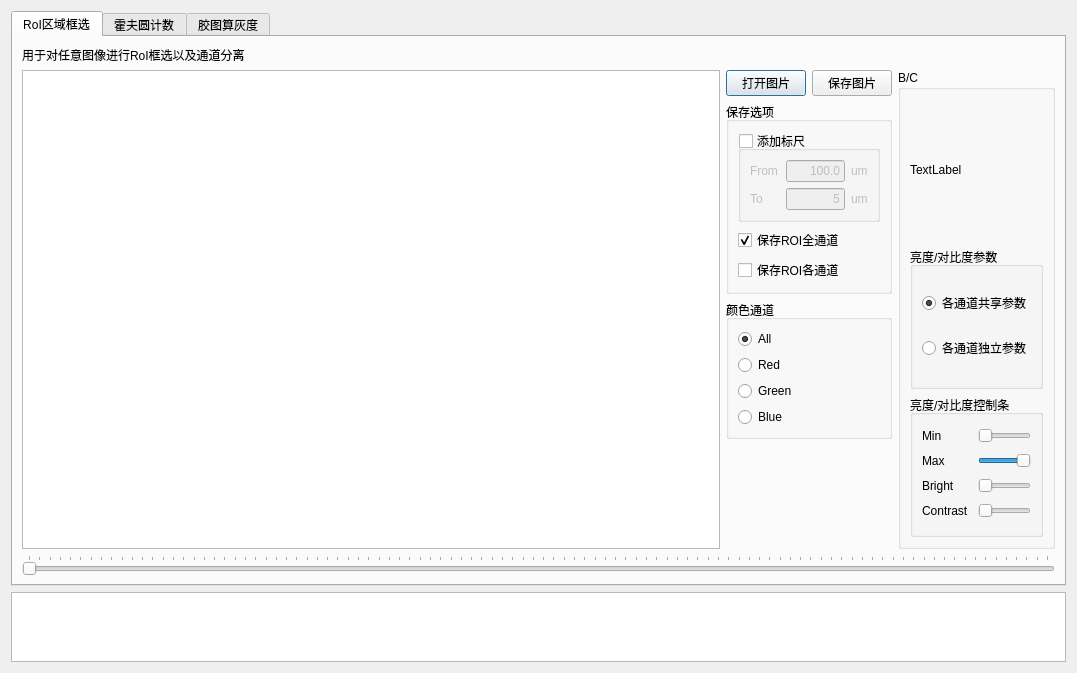
<?xml version="1.0" encoding="UTF-8"?>
<ui version="4.0">
 <class>Dialog</class>
 <widget class="QDialog" name="Dialog">
  <property name="geometry">
   <rect>
    <x>0</x>
    <y>0</y>
    <width>1077</width>
    <height>673</height>
   </rect>
  </property>
  <property name="sizePolicy">
   <sizepolicy hsizetype="Fixed" vsizetype="Fixed">
    <horstretch>0</horstretch>
    <verstretch>0</verstretch>
   </sizepolicy>
  </property>
  <property name="windowTitle">
   <string>Wen Wenyu and Her Fathers 2.0</string>
  </property>
  <layout class="QVBoxLayout" name="verticalLayout_4" stretch="10,1">
   <item>
    <widget class="QTabWidget" name="controlTabWidget">
     <property name="currentIndex">
      <number>0</number>
     </property>
     <widget class="RoI" name="tab1">
      <attribute name="title">
       <string>RoI区域框选</string>
      </attribute>
      <layout class="QVBoxLayout" name="verticalLayout_7">
       <item>
        <widget class="QLabel" name="label">
         <property name="text">
          <string>用于对任意图像进行RoI框选以及通道分离</string>
         </property>
        </widget>
       </item>
       <item>
        <layout class="QHBoxLayout" name="horizontalLayout_3" stretch="100,1,1">
         <item>
          <widget class="MyGraphicsView" name="tab1GV">
           <property name="verticalScrollBarPolicy">
            <enum>Qt::ScrollBarAlwaysOff</enum>
           </property>
           <property name="horizontalScrollBarPolicy">
            <enum>Qt::ScrollBarAlwaysOff</enum>
           </property>
          </widget>
         </item>
         <item>
          <layout class="QVBoxLayout" name="verticalLayout_3">
           <item>
            <layout class="QHBoxLayout" name="horizontalLayout">
             <item>
              <spacer name="horizontalSpacer_5">
               <property name="orientation">
                <enum>Qt::Horizontal</enum>
               </property>
               <property name="sizeHint" stdset="0">
                <size>
                 <width>40</width>
                 <height>20</height>
                </size>
               </property>
              </spacer>
             </item>
             <item>
              <widget class="QPushButton" name="tab1OpenImgButton">
               <property name="text">
                <string>打开图片</string>
               </property>
              </widget>
             </item>
             <item>
              <spacer name="horizontalSpacer_2">
               <property name="orientation">
                <enum>Qt::Horizontal</enum>
               </property>
               <property name="sizeHint" stdset="0">
                <size>
                 <width>40</width>
                 <height>20</height>
                </size>
               </property>
              </spacer>
             </item>
             <item>
              <widget class="QPushButton" name="tab1SaveButton">
               <property name="text">
                <string>保存图片</string>
               </property>
              </widget>
             </item>
             <item>
              <spacer name="horizontalSpacer_14">
               <property name="orientation">
                <enum>Qt::Horizontal</enum>
               </property>
               <property name="sizeHint" stdset="0">
                <size>
                 <width>40</width>
                 <height>20</height>
                </size>
               </property>
              </spacer>
             </item>
            </layout>
           </item>
           <item>
            <widget class="QGroupBox" name="groupBox">
             <property name="title">
              <string>保存选项</string>
             </property>
             <layout class="QVBoxLayout" name="verticalLayout_10">
              <item>
               <widget class="QGroupBox" name="tab1AddLineCheck">
                <property name="title">
                 <string>添加标尺</string>
                </property>
                <property name="checkable">
                 <bool>true</bool>
                </property>
                <property name="checked">
                 <bool>false</bool>
                </property>
                <layout class="QVBoxLayout" name="verticalLayout_8">
                 <item>
                  <layout class="QHBoxLayout" name="horizontalLayout_4">
                   <item>
                    <widget class="QLabel" name="label_3">
                     <property name="minimumSize">
                      <size>
                       <width>30</width>
                       <height>0</height>
                      </size>
                     </property>
                     <property name="text">
                      <string>From</string>
                     </property>
                    </widget>
                   </item>
                   <item>
                    <widget class="QLineEdit" name="from_edit">
                     <property name="text">
                      <string>100.0</string>
                     </property>
                     <property name="alignment">
                      <set>Qt::AlignRight|Qt::AlignTrailing|Qt::AlignVCenter</set>
                     </property>
                    </widget>
                   </item>
                   <item>
                    <widget class="QLabel" name="label_5">
                     <property name="text">
                      <string>um</string>
                     </property>
                    </widget>
                   </item>
                  </layout>
                 </item>
                 <item>
                  <layout class="QHBoxLayout" name="horizontalLayout_5">
                   <item>
                    <widget class="QLabel" name="label_4">
                     <property name="minimumSize">
                      <size>
                       <width>30</width>
                       <height>0</height>
                      </size>
                     </property>
                     <property name="text">
                      <string>To</string>
                     </property>
                    </widget>
                   </item>
                   <item>
                    <widget class="QLineEdit" name="to_edit">
                     <property name="text">
                      <string>5</string>
                     </property>
                     <property name="alignment">
                      <set>Qt::AlignRight|Qt::AlignTrailing|Qt::AlignVCenter</set>
                     </property>
                    </widget>
                   </item>
                   <item>
                    <widget class="QLabel" name="label_6">
                     <property name="text">
                      <string>um</string>
                     </property>
                    </widget>
                   </item>
                  </layout>
                 </item>
                </layout>
               </widget>
              </item>
              <item>
               <widget class="QCheckBox" name="tab1SaveAllCheckBox">
                <property name="text">
                 <string>保存ROI全通道</string>
                </property>
                <property name="checked">
                 <bool>true</bool>
                </property>
               </widget>
              </item>
              <item>
               <widget class="QCheckBox" name="tab1SaveEachCheckBox">
                <property name="text">
                 <string>保存ROI各通道</string>
                </property>
               </widget>
              </item>
             </layout>
            </widget>
           </item>
           <item>
            <widget class="QGroupBox" name="tab1ChannelGroup">
             <property name="title">
              <string>颜色通道</string>
             </property>
             <layout class="QVBoxLayout" name="verticalLayout_11">
              <item>
               <widget class="QRadioButton" name="radioButton">
                <property name="text">
                 <string>All</string>
                </property>
                <property name="checked">
                 <bool>true</bool>
                </property>
               </widget>
              </item>
              <item>
               <widget class="QRadioButton" name="radioButton_4">
                <property name="text">
                 <string>Red</string>
                </property>
               </widget>
              </item>
              <item>
               <widget class="QRadioButton" name="radioButton_3">
                <property name="text">
                 <string>Green</string>
                </property>
               </widget>
              </item>
              <item>
               <widget class="QRadioButton" name="radioButton_2">
                <property name="text">
                 <string>Blue</string>
                </property>
               </widget>
              </item>
             </layout>
            </widget>
           </item>
           <item>
            <spacer name="verticalSpacer">
             <property name="orientation">
              <enum>Qt::Vertical</enum>
             </property>
             <property name="sizeHint" stdset="0">
              <size>
               <width>0</width>
               <height>0</height>
              </size>
             </property>
            </spacer>
           </item>
          </layout>
         </item>
         <item>
          <widget class="QGroupBox" name="groupBox_2">
           <property name="title">
            <string>B/C</string>
           </property>
           <layout class="QVBoxLayout" name="verticalLayout_9">
            <item>
             <widget class="QLabel" name="tab1Hist">
              <property name="text">
               <string>TextLabel</string>
              </property>
             </widget>
            </item>
            <item>
             <widget class="QGroupBox" name="tab1ParaGroup">
              <property name="title">
               <string>亮度/对比度参数</string>
              </property>
              <layout class="QVBoxLayout" name="verticalLayout">
               <item>
                <widget class="QRadioButton" name="radioButton_5">
                 <property name="text">
                  <string>各通道共享参数</string>
                 </property>
                 <property name="checked">
                  <bool>true</bool>
                 </property>
                </widget>
               </item>
               <item>
                <widget class="QRadioButton" name="radioButton_6">
                 <property name="text">
                  <string>各通道独立参数</string>
                 </property>
                </widget>
               </item>
              </layout>
             </widget>
            </item>
            <item>
             <widget class="QGroupBox" name="tab1BCBar">
              <property name="title">
               <string>亮度/对比度控制条</string>
              </property>
              <layout class="QVBoxLayout" name="verticalLayout_6">
               <item>
                <layout class="QHBoxLayout" name="horizontalLayout_8">
                 <item>
                  <widget class="QLabel" name="label_8">
                   <property name="minimumSize">
                    <size>
                     <width>50</width>
                     <height>0</height>
                    </size>
                   </property>
                   <property name="text">
                    <string>Min</string>
                   </property>
                   <property name="buddy">
                    <cstring>tab1SliderMin</cstring>
                   </property>
                  </widget>
                 </item>
                 <item>
                  <widget class="QSlider" name="tab1SliderMin">
                   <property name="maximum">
                    <number>255</number>
                   </property>
                   <property name="orientation">
                    <enum>Qt::Horizontal</enum>
                   </property>
                  </widget>
                 </item>
                </layout>
               </item>
               <item>
                <layout class="QHBoxLayout" name="horizontalLayout_9">
                 <item>
                  <widget class="QLabel" name="label_9">
                   <property name="minimumSize">
                    <size>
                     <width>50</width>
                     <height>0</height>
                    </size>
                   </property>
                   <property name="text">
                    <string>Max</string>
                   </property>
                   <property name="buddy">
                    <cstring>tab1SliderMax</cstring>
                   </property>
                  </widget>
                 </item>
                 <item>
                  <widget class="QSlider" name="tab1SliderMax">
                   <property name="maximum">
                    <number>255</number>
                   </property>
                   <property name="value">
                    <number>255</number>
                   </property>
                   <property name="orientation">
                    <enum>Qt::Horizontal</enum>
                   </property>
                  </widget>
                 </item>
                </layout>
               </item>
               <item>
                <layout class="QHBoxLayout" name="horizontalLayout_10">
                 <item>
                  <widget class="QLabel" name="label_10">
                   <property name="minimumSize">
                    <size>
                     <width>50</width>
                     <height>0</height>
                    </size>
                   </property>
                   <property name="text">
                    <string>Bright</string>
                   </property>
                   <property name="buddy">
                    <cstring>horizontalSlider_3</cstring>
                   </property>
                  </widget>
                 </item>
                 <item>
                  <widget class="QSlider" name="horizontalSlider_3">
                   <property name="orientation">
                    <enum>Qt::Horizontal</enum>
                   </property>
                  </widget>
                 </item>
                </layout>
               </item>
               <item>
                <layout class="QHBoxLayout" name="horizontalLayout_14">
                 <item>
                  <widget class="QLabel" name="label_14">
                   <property name="minimumSize">
                    <size>
                     <width>50</width>
                     <height>0</height>
                    </size>
                   </property>
                   <property name="text">
                    <string>Contrast</string>
                   </property>
                   <property name="buddy">
                    <cstring>horizontalSlider_7</cstring>
                   </property>
                  </widget>
                 </item>
                 <item>
                  <widget class="QSlider" name="horizontalSlider_7">
                   <property name="orientation">
                    <enum>Qt::Horizontal</enum>
                   </property>
                  </widget>
                 </item>
                </layout>
               </item>
              </layout>
             </widget>
            </item>
           </layout>
          </widget>
         </item>
        </layout>
       </item>
       <item>
        <widget class="QSlider" name="tab1ImgSlider">
         <property name="enabled">
          <bool>false</bool>
         </property>
         <property name="orientation">
          <enum>Qt::Horizontal</enum>
         </property>
         <property name="tickPosition">
          <enum>QSlider::TicksAbove</enum>
         </property>
        </widget>
       </item>
      </layout>
     </widget>
     <widget class="QWidget" name="tab2">
      <attribute name="title">
       <string>霍夫圆计数</string>
      </attribute>
      <layout class="QVBoxLayout" name="verticalLayout_2">
       <item>
        <widget class="QLabel" name="label_2">
         <property name="text">
          <string>用于对图像进行霍夫圆计数</string>
         </property>
        </widget>
       </item>
       <item>
        <layout class="QHBoxLayout" name="horizontalLayout_2">
         <item>
          <spacer name="horizontalSpacer_6">
           <property name="orientation">
            <enum>Qt::Horizontal</enum>
           </property>
           <property name="sizeHint" stdset="0">
            <size>
             <width>40</width>
             <height>20</height>
            </size>
           </property>
          </spacer>
         </item>
         <item>
          <widget class="QPushButton" name="pushButton_2">
           <property name="text">
            <string>开始计数</string>
           </property>
          </widget>
         </item>
         <item>
          <spacer name="horizontalSpacer_3">
           <property name="orientation">
            <enum>Qt::Horizontal</enum>
           </property>
           <property name="sizeHint" stdset="0">
            <size>
             <width>40</width>
             <height>20</height>
            </size>
           </property>
          </spacer>
         </item>
        </layout>
       </item>
      </layout>
     </widget>
     <widget class="QWidget" name="tab3">
      <attribute name="title">
       <string>胶图算灰度</string>
      </attribute>
      <layout class="QVBoxLayout" name="verticalLayout_5">
       <item>
        <widget class="QLabel" name="label_7">
         <property name="text">
          <string>用于对胶图进行面积计算</string>
         </property>
        </widget>
       </item>
       <item>
        <layout class="QHBoxLayout" name="horizontalLayout_7">
         <item>
          <spacer name="horizontalSpacer_11">
           <property name="orientation">
            <enum>Qt::Horizontal</enum>
           </property>
           <property name="sizeHint" stdset="0">
            <size>
             <width>40</width>
             <height>20</height>
            </size>
           </property>
          </spacer>
         </item>
         <item>
          <widget class="QPushButton" name="pushButton_3">
           <property name="text">
            <string>开始计数</string>
           </property>
          </widget>
         </item>
         <item>
          <spacer name="horizontalSpacer_12">
           <property name="orientation">
            <enum>Qt::Horizontal</enum>
           </property>
           <property name="sizeHint" stdset="0">
            <size>
             <width>40</width>
             <height>20</height>
            </size>
           </property>
          </spacer>
         </item>
        </layout>
       </item>
      </layout>
     </widget>
    </widget>
   </item>
   <item>
    <widget class="QTextEdit" name="logger">
     <property name="readOnly">
      <bool>true</bool>
     </property>
    </widget>
   </item>
  </layout>
 </widget>
 <customwidgets>
  <customwidget>
   <class>MyGraphicsView</class>
   <extends>QGraphicsView</extends>
   <header>lib/mygraphicsview.h</header>
  </customwidget>
  <customwidget>
   <class>RoI</class>
   <extends>QWidget</extends>
   <header>lib/roi.h</header>
   <container>1</container>
  </customwidget>
 </customwidgets>
 <resources/>
 <connections/>
</ui>
